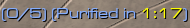
#> input picture tests/ocr sampling/01en/zz_origional/prot-singlehero-withtime/raw_screenshots/05-white-117.png, 190 x 28 px; its folder holds only this picture in this run
$ python maker_yellow.py
#> lines starting #> are read from the running program, lines starting #| are printed output that depends on the picture; after the words box and inside, x2 and y2 are one past the last pixel; in counts of white or black regions, pixels touching at a corner belong together
#> in main, img is the input picture: shape (28, 190, 3); mean B, G, R 115.2, 122.8, 130.9
# -*- coding: utf-8 -*-
import cv2
import numpy as np
import os

# === 黄色文字 (Yellow) 专用配置 ===
INPUT_DIR = 'raw_screenshots'
OUTPUT_DIR = 'templates_yellow_processed'

# 固化你调试出来的黄金参数
SCALE_FACTOR = 4.0        # 之前确定的4倍放大
COLOR_MODE = 3            # 3 = R+G 混合模式
TOPHAT_K = 3              # 你发现的最佳值
ERODE_ITER = 2            # 刚好削细一点点
GLOBAL_THRESH_VAL = 31    # 你的阈值

def preprocess_yellow_text(img_bgr):
    if img_bgr is None: return None

    # 1. 放大
    h, w = img_bgr.shape[:2]
#> h = 28; w = 190
    img_resized = cv2.resize(img_bgr, (int(w * SCALE_FACTOR), int(h * SCALE_FACTOR)), interpolation=cv2.INTER_CUBIC)
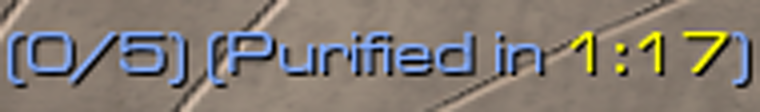
#> img_resized: shape (112, 760, 3); mean B, G, R 115.2, 122.8, 130.9

    # 2. 颜色策略 (Mode 3: R+G 混合)
    b, g, r = cv2.split(img_resized)
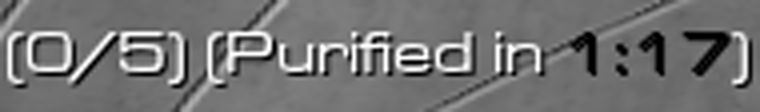
#> b: shape (112, 760); min 0, max 255, mean 115.2
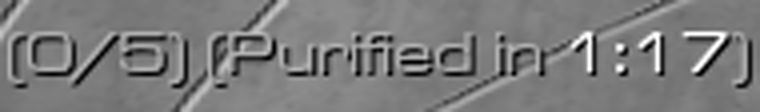
#> g: shape (112, 760); min 0, max 255, mean 122.8
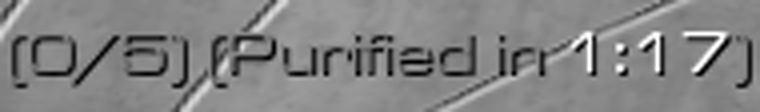
#> r: shape (112, 760); min 0, max 255, mean 130.9
    # 黄色 = 红+绿，混合这两个通道能最大程度保留黄色亮度
    gray = cv2.addWeighted(r, 0.5, g, 0.5, 0)

    # 3. 顶帽运算 (TopHat 2)
    if TOPHAT_K > 0:
        k_size = (TOPHAT_K * 2) + 1
        kernel = cv2.getStructuringElement(cv2.MORPH_RECT, (k_size, k_size))
        gray = cv2.morphologyEx(gray, cv2.MORPH_TOPHAT, kernel)
        # 拉伸对比度 (可选，但在低阈值下不拉伸也行，这里保持原样以匹配你的调试结果)
        gray = cv2.normalize(gray, None, 0, 255, cv2.NORM_MINMAX)
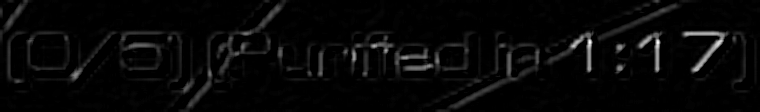
#> gray: shape (112, 760); min 0, max 255, mean 7.5

    # 4. 双边滤波 (保持默认清理一下杂色)
    filtered = cv2.bilateralFilter(gray, d=9, sigmaColor=100, sigmaSpace=75)

    # 5. 全局阈值 (Thresh 17)
    _, binary = cv2.threshold(filtered, GLOBAL_THRESH_VAL, 255, cv2.THRESH_BINARY)
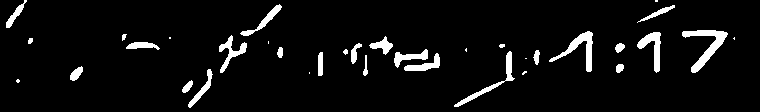
#> binary: shape (112, 760); 5.6% white; 35 white regions (9 under 20 px), largest, box (x1, y1, x2, y2) and area: (682, 30, 728, 73) 616, (549, 31, 593, 72) 486, (454, 51, 515, 107) 401

    # 6. 腐蚀 (Erode 1)
    if ERODE_ITER > 0:
        kernel = cv2.getStructuringElement(cv2.MORPH_RECT, (2, 2))
        binary = cv2.erode(binary, kernel, iterations=ERODE_ITER)
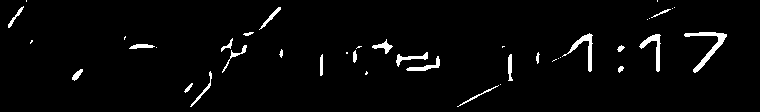
#> binary: shape (112, 760); 2.8% white; 41 white regions (17 under 20 px), largest, box (x1, y1, x2, y2) and area: (684, 32, 727, 73) 389, (562, 33, 593, 72) 267, (639, 34, 661, 72) 243

    return binary

def main():
    if not os.path.exists(INPUT_DIR):
        print(f"错误：找不到文件夹 '{INPUT_DIR}'")
        return
    if not os.path.exists(OUTPUT_DIR):
        os.makedirs(OUTPUT_DIR)

    files = [f for f in os.listdir(INPUT_DIR) if f.lower().endswith(('.png', '.jpg'))]
    print(f"开始处理 {len(files)} 张图片 (黄色文字模式)...")

    for filename in files:
        img = cv2.imread(os.path.join(INPUT_DIR, filename))
        if img is None: continue

        result = preprocess_yellow_text(img)

        if result is not None:
            # 加上前缀 yellow_ 方便区分
            out_path = os.path.join(OUTPUT_DIR, 'yellow_' + filename)
            cv2.imwrite(out_path, result)
            print(f"已保存: {out_path}")

    print("完成！请去 output 文件夹裁剪数字。")

if __name__ == '__main__':
    main()

$ run again, on tests/ocr sampling/01en/zz_origional/prot-singlehero-withtime/raw_screenshots/05-yellow-208.png
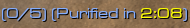
#> input picture tests/ocr sampling/01en/zz_origional/prot-singlehero-withtime/raw_screenshots/05-yellow-208.png, 190 x 28 px
#> in main, img is the input picture: shape (28, 190, 3); mean B, G, R 86.3, 110.9, 130.3
#> in preprocess_yellow_text, `b, g, r = cv2.split(img_resized)`:
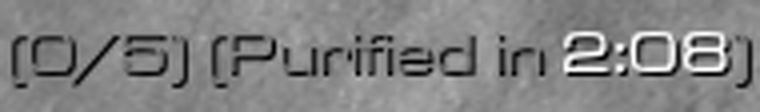
#> r: shape (112, 760); min 0, max 255, mean 130.3
#> in preprocess_yellow_text, `binary = cv2.erode(binary, kernel, iterations=ERODE_ITER)`:
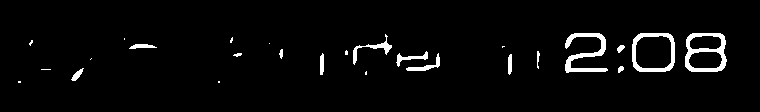
#> binary: shape (112, 760); 3.4% white; 26 white regions (11 under 20 px), largest, box (x1, y1, x2, y2) and area: (685, 33, 727, 72) 674, (565, 33, 608, 73) 638, (632, 33, 675, 72) 547

$ run again, on tests/ocr sampling/01en/zz_origional/prot-singlehero-withtime/raw_screenshots/05-white-123.png
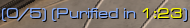
#> input picture tests/ocr sampling/01en/zz_origional/prot-singlehero-withtime/raw_screenshots/05-white-123.png, 190 x 28 px
#> in main, img is the input picture: shape (28, 190, 3); mean B, G, R 103.6, 114, 122.7
#> in preprocess_yellow_text, `b, g, r = cv2.split(img_resized)`:
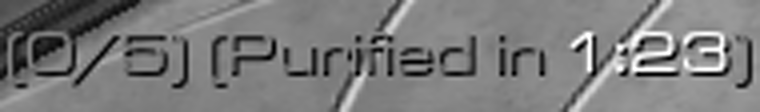
#> r: shape (112, 760); min 0, max 255, mean 122.7
#> in preprocess_yellow_text, `binary = cv2.erode(binary, kernel, iterations=ERODE_ITER)`:
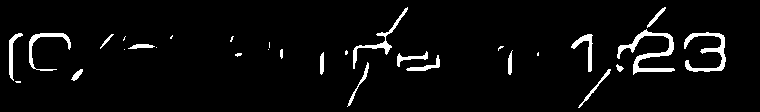
#> binary: shape (112, 760); 4.2% white; 30 white regions (12 under 20 px), largest, box (x1, y1, x2, y2) and area: (617, 29, 675, 75) 729, (684, 32, 726, 72) 550, (353, 7, 408, 69) 368
